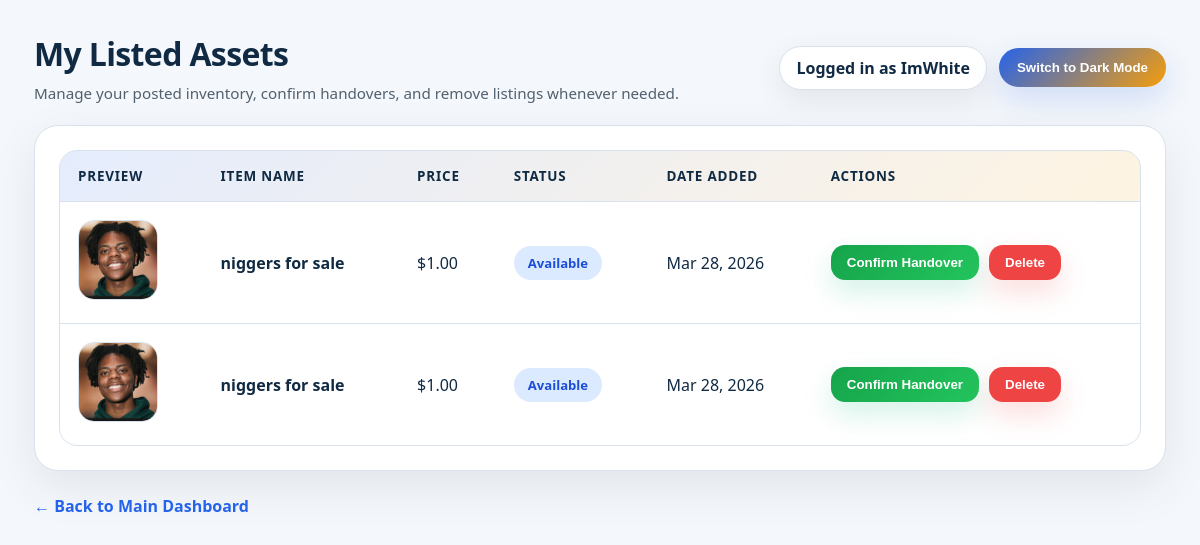
The page /my_items.php (signed in) on the database its author committed.
### tables this page shows
CREATE TABLE `items` (
  `id` int(11) NOT NULL,
  `item_name` varchar(255) NOT NULL,
  `description` text NOT NULL,
  `price` decimal(10,2) NOT NULL,
  `phone_number` varchar(20) NOT NULL,
  `image_path` varchar(255) NOT NULL,
  `category` varchar(50) NOT NULL DEFAULT 'Other',
  `status` varchar(20) DEFAULT 'Available',
  `likes_count` int(11) DEFAULT 0,
  `created_at` timestamp NOT NULL DEFAULT current_timestamp(),
  `user_id` int(11) DEFAULT NULL
);

### my_items.php (the view, shortened to what this page needs)
<?php
include 'db.php';
$current_user_id = $_SESSION['user_id'];
$query = 'SELECT id, item_name, price, image_path, status, description, phone_number, created_at FROM items WHERE user_id = ? ORDER BY created_at DESC';
$stmt = $conn->prepare($query);
$stmt->bind_param('i', $current_user_id);
$stmt->execute();
$result = $stmt->get_result();
$items = $result->fetch_all(MYSQLI_ASSOC);
function safeImagePath($path) {
    $path = trim($path);
    if (strpos($path, 'uploads/') !== 0) {
        $path = 'uploads/' . $path;
    }
    return htmlspecialchars($path);
}
?>
<!DOCTYPE html>
<html lang="en">
<head>
</head>
<body class="light-theme">
    <div class="page-shell">
        <div class="header-row">
            <div>
                <h1 class="page-title">My Listed Assets</h1>
                <p class="page-subtitle">Manage your posted inventory, confirm handovers, and remove listings whenever needed.</p>
            </div>
            <div class="toolbar">
                <span class="pill">Logged in as <?php echo htmlspecialchars($_SESSION['username'] ?? 'User'); ?></span>
                <button type="button" class="theme-toggle" id="theme-toggle">Switch to Dark Mode</button>
            </div>
        </div>
        <div class="panel">
            <table>
                <thead>
                    <tr>
                        <th>Preview</th>
                        <th>Item Name</th>
                        <th>Price</th>
                        <th>Status</th>
                        <th>Date Added</th>
                        <th>Actions</th>
                    </tr>
                </thead>
                <tbody>
                    <?php if (count($items) > 0): ?>
                        <?php foreach ($items as $row): ?>
                            <?php
                                $status = $row['status'];
                                $statusClass = 'status-available';
                            ?>
                            <tr class="product-row" data-item-id="<?php echo intval($row['id']); ?>">
                                <td><img src="<?php echo safeImagePath($row['image_path']); ?>" alt="<?php echo htmlspecialchars($row['item_name']); ?>" class="item-img"></td>
                                <td><strong><?php echo htmlspecialchars($row['item_name']); ?></strong></td>
                                <td>$<?php echo number_format($row['price'], 2); ?></td>
                                <td><span class="badge <?php echo $statusClass; ?>"><?php echo htmlspecialchars($status); ?></span></td>
                                <td><?php echo date('M d, Y', strtotime($row['created_at'])); ?></td>
                                <td>
                                    <div class="action-group">
                                        <?php if ($status !== 'Sold'): ?>
                                            <form method="post" class="action-form" onsubmit="return confirm('Mark this item as Sold?');">
                                                <button type="submit" class="btn-action btn-handover">Confirm Handover</button>
                                            </form>
                                        <?php else: ?>
                                            <span class="text-muted">Handed over</span>
                                        <?php endif; ?>
                                        <form method="post" class="action-form" onsubmit="return confirm('Delete this item permanently?');">
                                            <button type="submit" class="btn-action btn-delete">Delete</button>
                                        </form>
                                    </div>
                                </td>
                            </tr>
                        <?php endforeach; ?>
                    <?php endif; ?>
                </tbody>
            </table>
        </div>
        <a href="index.php" class="footer-link">← Back to Main Dashboard</a>
    </div>
</body>
</html>

### my_items.php (style rules this page uses)
:root { --bg-light: #f4f7fb; --surface-light: #ffffff; --surface-muted-light: #f1f5f9; --text-dark: #102a43; --text-muted: #52606d; --accent-blue: #2563eb; --accent-gold: #f59e0b; --border-light: #d9e2ec; --shadow-light: rgba(15, 23, 42, 0.08); --bg-dark: #0f172a; --surface-dark: #111827; --surface-muted-dark: #1f2937; --text-light: #e2e8f0; --text-muted-light: #94a3b8; --accent-blue-dark: #60a5fa; --accent-gold-dark: #fbbf24; --border-dark: rgba(148, 163, 184, 0.24); --shadow-dark: rgba(0, 0, 0, 0.45); }
* { box-sizing: border-box; }
html { scroll-behavior: smooth; }
body { margin: 0; font-family: 'Segoe UI', Roboto, Helvetica, Arial, sans-serif; background: var(--bg-light); color: var(--text-dark); min-height: 100vh; }
.page-shell { max-width: 1180px; margin: 0 auto; padding: 32px 24px; }
.header-row { display: flex; flex-wrap: wrap; align-items: center; justify-content: space-between; gap: 16px; margin-bottom: 22px; }
.page-title { margin: 0; font-size: 2rem; letter-spacing: -0.02em; }
.page-subtitle { color: var(--text-muted); margin: 8px 0 0; font-size: 0.95rem; }
.toolbar { display: flex; align-items: center; gap: 12px; flex-wrap: wrap; }
.pill { background: var(--surface-light); color: var(--text-dark); padding: 10px 16px; border-radius: 999px; border: 1px solid var(--border-light); box-shadow: 0 10px 30px var(--shadow-light); font-weight: 600; }
.theme-toggle { border: none; cursor: pointer; padding: 12px 18px; font-weight: 700; border-radius: 999px; background: linear-gradient(135deg, var(--accent-blue), var(--accent-gold)); color: white; transition: transform 0.2s ease, box-shadow 0.2s ease; box-shadow: 0 12px 30px rgba(37, 99, 235, 0.18); }
.panel { background: var(--surface-light); border: 1px solid var(--border-light); border-radius: 24px; padding: 24px; box-shadow: 0 16px 48px var(--shadow-light); }
table { width: 100%; border-collapse: separate; border-spacing: 0; overflow: hidden; border-radius: 18px; min-width: 100%; background: var(--surface-light); border: 1px solid var(--border-light); }
thead { background: linear-gradient(135deg, rgba(37, 99, 235, 0.12), rgba(245, 158, 11, 0.12)); }
th { text-align: left; padding: 16px 18px; color: var(--text-dark); font-size: 0.84rem; letter-spacing: 0.06em; text-transform: uppercase; font-weight: 700; }
tbody td { padding: 18px; border-top: 1px solid var(--border-light); vertical-align: middle; color: var(--text-dark); }
tbody tr { transition: transform 0.25s ease, background 0.25s ease; }
.item-img { width: 80px; height: 80px; object-fit: cover; border-radius: 16px; border: 1px solid var(--border-light); }
.badge { display: inline-flex; align-items: center; padding: 8px 14px; border-radius: 999px; font-size: 0.82rem; font-weight: 700; }
.status-available { background: #dbeafe; color: #1d4ed8; }
.action-group { display: flex; flex-wrap: wrap; gap: 10px; align-items: center; }
.action-form { display: inline-flex; margin: 0; }
.btn-action { border: none; border-radius: 14px; padding: 10px 16px; cursor: pointer; font-weight: 700; transition: transform 0.2s ease, box-shadow 0.2s ease; }
.btn-handover { background: linear-gradient(135deg, #16a34a, #22c55e); color: white; box-shadow: 0 12px 28px rgba(16, 185, 129, 0.18); }
.btn-delete { background: #ef4444; color: white; box-shadow: 0 12px 28px rgba(239, 68, 68, 0.18); }
.product-row { cursor: pointer; }
.footer-link { display: inline-block; margin-top: 24px; color: var(--accent-blue); font-weight: 600; text-decoration: none; }

### rows shown on the page
items: image_path (picture), item_name "niggers for sale", price "1.00", status "Available", created_at "Mar 28, 2026"
items: image_path (picture), item_name "niggers for sale", price "1.00", status "Available", created_at "Mar 28, 2026"

### other values the page prints
$_SESSION['username'] "ImWhite"
